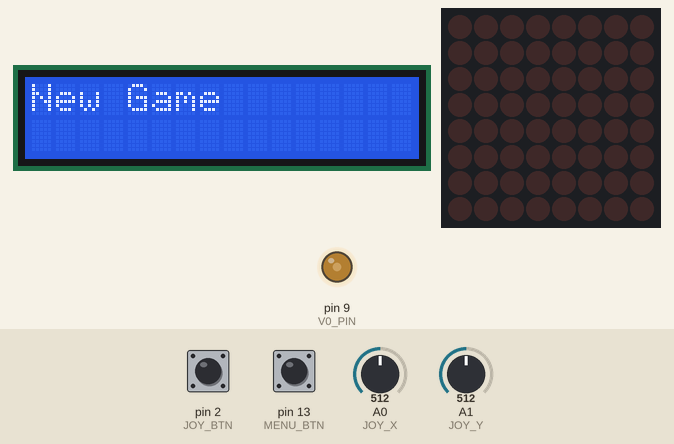
A sketch run on a simulated Arduino Uno, built with avr-gcc and run on an emulated ATmega328P. On the bench: 16×2 character LCD, 8×8 LED matrix, output pins drawn as LEDs (lit = HIGH). Inputs (shaded band) come from the test bench; at power-on: pin 2 (JOY_BTN) LOW, pin 13 (MENU_BTN) LOW, A1 (JOY_Y) = 512, A0 (JOY_X) = 512. Random numbers use the default seed unless the sketch sets one; what the sketch prints to the serial monitor is not drawn.

Above: at 1.1 s.
1.2 s: pin 2 (JOY_BTN) pulled HIGH for 0.15 s
At 1.7 s:
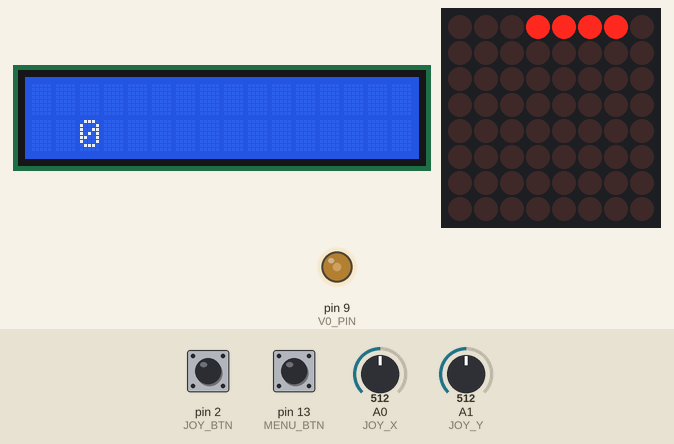
4.3 s: pin 13 (MENU_BTN) pulled HIGH for 0.15 s
At 5.3 s:
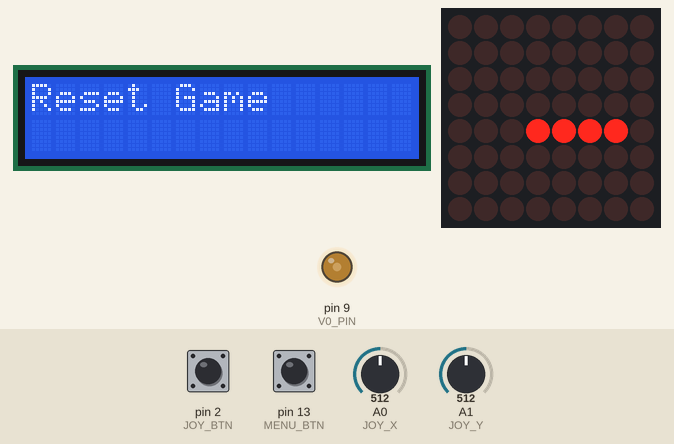
6.0 s: A1 (JOY_Y) set to 586
7.5 s: A1 (JOY_Y) set to 608
At 7.6 s:
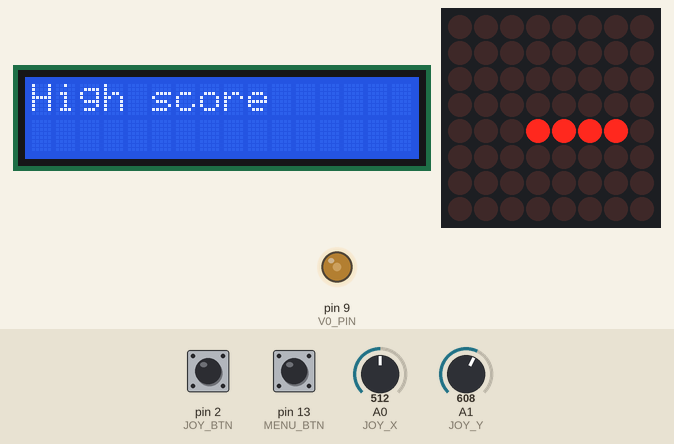
9.6 s: pin 2 (JOY_BTN) pulled HIGH for 1 s
At 10.2 s:
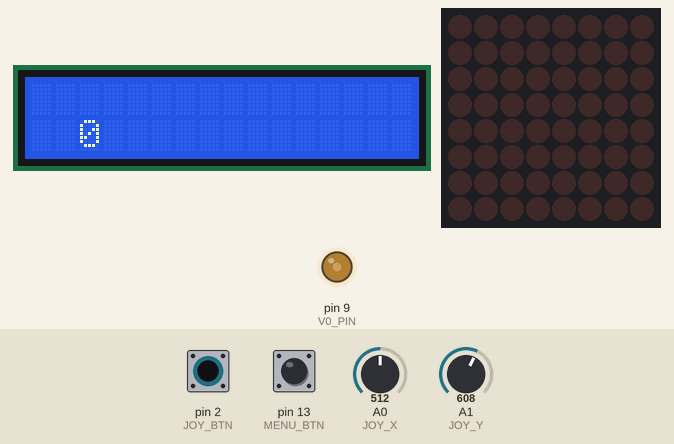
13.2 s: A0 (JOY_X) set to 593
16.2 s: A0 (JOY_X) set to 611
At 21.0 s:
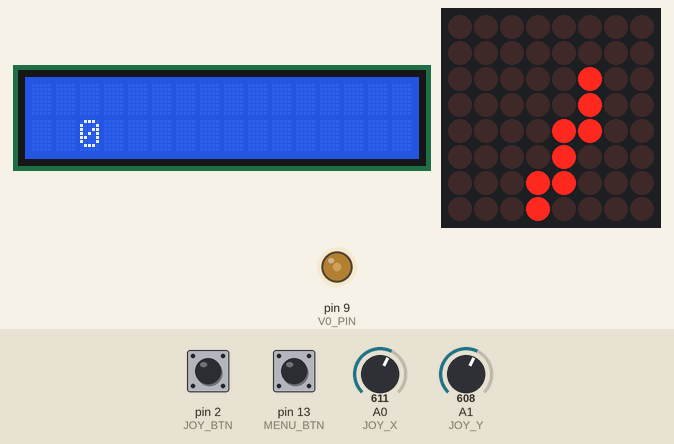
Timing chart, 0 to 22.5 s (numbered marks = the images above; inputs shaded):
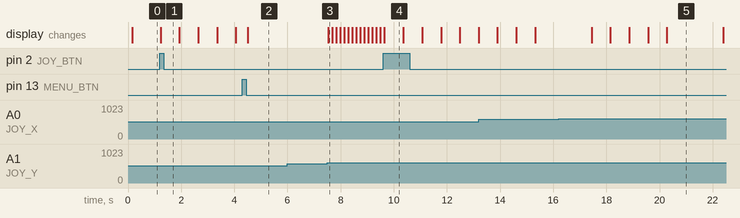

Measured:
- the behaviour switches between 600 and 601 on A1 (JOY_Y) (found by bisection; images 2 and 3)
- the behaviour switches between 600 and 601 on A0 (JOY_X) (found by bisection; images 4 and 5)
- after the input at 1.2 s, the display: changes at once (image 1)
- after the input at 6.0 s, every drawn part: stays the same
- after the input at 7.5 s, the display: changes at once (image 3)
- what the display in image 4 shows lasts 0.8 s, from 9.6 s to 10.4 s

The sketch:

ProiectMatrice.ino
```cpp
#include "LedControl.h"
#include <LiquidCrystal.h>
#include <EEPROM.h>

//defining the controls of the game

#define JOY_X A0
#define JOY_Y A1
#define JOY_BTN 2
#define MENU_BTN 13
#define V0_PIN 9

LiquidCrystal lcd(8, 3, 4, 5, 6, 7);


bool currentPiece[16][4];
int currentPieceY;
int currentPieceX;
int currentPieceRotation;
int oldPieceX = 0;
int oldWantToTurn = 0;
long lastMove = 0;
const long moveDelay = 100;
const long menuMoveDelay = 150;
long dropDelay = 700;
int oldButton = 0;
int prevX = 3, prevY = 3, posX = 3, posY = 3;
int buttonState = 0;
int valX, valY, line = 0;
bool movedX = false, movedY = false;
int rotation = 0;
long lastDrop;
int score = 0;
int menuItem = 0;
int address = 0;
LedControl lc = LedControl(12, 11, 10, 1); //DIN, CLK, LOAD, No. DRIVER


// pin 12 is connected to the MAX7219 pin 1
// pin 11 is connected to the CLK pin 13
// pin 10 is connected to LOAD pin 12
// 1 as we are only using 1 MAX7219
  bool matrix[8][8] = {
{0, 0, 0, 0, 0, 0, 0, 0},
{0, 0, 0, 0, 0, 0, 0, 0},
{0, 0, 0, 0, 0, 0, 0, 0},
{0, 0, 0, 0, 0, 0, 0, 0},
{0, 0, 0, 0, 0, 0, 0, 0},
{0, 0, 0, 0, 0, 0, 0, 0},
{0, 0, 0, 0, 0, 0, 0, 0},
{0, 0, 0, 0, 0, 0, 0, 0}
};

const bool pieceI[16][4] = {

  {0, 1, 0, 0},
  {0, 1, 0, 0},
  {0, 1, 0, 0},
  {0, 1, 0, 0},

  {0, 0, 0, 0},
  {0, 0, 0, 0},
  {0, 0, 0, 0},
  {1, 1, 1, 1},

  {0, 1, 0, 0},
  {0, 1, 0, 0},
  {0, 1, 0, 0},
  {0, 1, 0, 0},

  {0, 0, 0, 0},
  {0, 0, 0, 0},
  {0, 0, 0, 0},
  {1, 1, 1, 1}

};

const bool pieceT[16][4] = {

  {0, 1, 0, 0},
  {0, 1, 1, 0},
  {0, 1, 0, 0},
  {0, 0, 0, 0},

  {0, 0, 0, 0},
  {1, 1, 1, 0},
  {0, 1, 0, 0},
  {0, 0, 0, 0},

  {0, 1, 0, 0},
  {1, 1, 0, 0},
  {0, 1, 0, 0},
  {0, 0, 0, 0},

  {0, 1, 0, 0},
  {1, 1, 1, 0},
  {0, 0, 0, 0},
  {0, 0, 0, 0}

};

const bool pieceZ1[16][4] = {

  {1, 1, 0, 0},
  {0, 1, 1, 0},
  {0, 0, 0, 0},
  {0, 0, 0, 0},

  {0, 1, 0, 0},
  {1, 1, 0, 0},
  {1, 0, 0, 0},
  {0, 0, 0, 0},

  {1, 1, 0, 0},
  {0, 1, 1, 0},
  {0, 0, 0, 0},
  {0, 0, 0, 0},

  {0, 1, 0, 0},
  {1, 1, 0, 0},
  {1, 0, 0, 0},
  {0, 0, 0, 0}

};

const bool pieceZ2[16][4] = {

  {0, 1, 1, 0},
  {1, 1, 0, 0},
  {0, 0, 0, 0},
  {0, 0, 0, 0},

  {0, 1, 0, 0},
  {0, 1, 1, 0},
  {0, 0, 1, 0},
  {0, 0, 0, 0},

  {0, 1, 1, 0},
  {1, 1, 0, 0},
  {0, 0, 0, 0},
  {0, 0, 0, 0},

  {0, 1, 0, 0},
  {0, 1, 1, 0},
  {0, 0, 1, 0},
  {0, 0, 0, 0}

};

const bool pieceSquare[16][4] = {

  {1, 1, 0, 0},
  {1, 1, 0, 0},
  {0, 0, 0, 0},
  {0, 0, 0, 0},

  {1, 1, 0, 0},
  {1, 1, 0, 0},
  {0, 0, 0, 0},
  {0, 0, 0, 0},

  {1, 1, 0, 0},
  {1, 1, 0, 0},
  {0, 0, 0, 0},
  {0, 0, 0, 0},

  {1, 1, 0, 0},
  {1, 1, 0, 0},
  {0, 0, 0, 0},
  {0, 0, 0, 0}

};

const bool pieceL1[16][4] = {

  {0, 1, 0, 0},
  {0, 1, 0, 0},
  {0, 1, 1, 0},
  {0, 0, 0, 0},

  {0, 0, 0, 0},
  {1, 1, 1, 0},
  {1, 0, 0, 0},
  {0, 0, 0, 0},

  {1, 1, 0, 0},
  {0, 1, 0, 0},
  {0, 1, 0, 0},
  {0, 0, 0, 0},

  {0, 0, 1, 0},
  {1, 1, 1, 0},
  {0, 0, 0, 0},
  {0, 0, 0, 0}

};

const bool pieceL2[16][4] = {

  {0, 1, 0, 0},
  {0, 1, 0, 0},
  {1, 1, 0, 0},
  {0, 0, 0, 0},

  {1, 0, 0, 0},
  {1, 1, 1, 0},
  {0, 0, 0, 0},
  {0, 0, 0, 0},

  {0, 1, 1, 0},
  {0, 1, 0, 0},
  {0, 1, 0, 0},
  {0, 0, 0, 0},

  {0, 0, 0, 0},
  {1, 1, 1, 0},
  {0, 0, 1, 0},
  {0, 0, 0, 0}

};
void EEPROMWriteInt(int value) {
  byte two = (value & 0xFF);
  byte one = ((value >> 8) & 0xFF);

  EEPROM.update(address, two);
  EEPROM.update(address + 1, one);
}

int EEPROMReadInt() {
  long two = EEPROM.read(address);
  long one = EEPROM.read(address + 1);

  return ((two << 0) & 0xFFFFFF) + ((one << 8) & 0xFFFFFFFF);
}

void highScoreReplace() {
  int highScore = EEPROMReadInt();
  if (highScore < score)
    EEPROMWriteInt(score);
}

void resetGame() {
  for (int i = 0; i < 8; ++i)
    for (int j = 0; j < 8; ++j)
      matrix[i][j] = 0;
  score = 0;
  lcd.clear();
  lcd.setCursor(2,7);
  lcd.print(score);
  chooseNewPiece();
  return;
}

void menu() {
  int select = 0;
  long int lastMenuMove = lastMove;
  while (1) {

    if (millis() - lastMenuMove > menuMoveDelay) {
      lastMenuMove = millis();
      int valY = analogRead(JOY_Y);
      if (valY > 600)
        menuItem++;
      if (valY < 400)
        menuItem--;
      if (menuItem > 2)
        menuItem = 0;
      if (menuItem < 0)
        menuItem = 2;
      Serial.println(menuItem);
      switch (menuItem) {
      case 0:
        lcd.clear();
        lcd.print("Reset Game");
        select = digitalRead(JOY_BTN);
        if (select == 1) {
          resetGame();
          return;
        }
        break;
      case 1:
        lcd.clear();
        lcd.print("High score");
        select = digitalRead(JOY_BTN);
        if (select == 1) {
          lcd.clear();
          lcd.print(EEPROMReadInt());
        }
        break;
      case 2:
        lcd.clear();
        lcd.print("Return");
        select = digitalRead(JOY_BTN);
        if (select == 1)
          {
          lcd.clear();
          lcd.setCursor(2,7);
          lcd.print(score);
          return;
          }
        break;
      default:
        break;
      }
    }

  }

}

void startMenu() {
  int select = 0;
  long int lastMenuMove = lastMove;
  while (1) {

    if (millis() - lastMenuMove > menuMoveDelay) {
      lastMenuMove = millis();
      int valY = analogRead(JOY_Y);
      if (valY > 600)
        menuItem++;
      if (valY < 400)
        menuItem--;
      if (menuItem > 1)
        menuItem = 0;
      if (menuItem < 0)
        menuItem = 1;
      Serial.println(menuItem);
      switch (menuItem) {
      case 0:
        lcd.clear();
        lcd.print("New Game");
        select = digitalRead(JOY_BTN);
        if (select == 1) {
          resetGame();
          return;
        }
        break;
      case 1:
        lcd.clear();
        lcd.print("High score");
        select = digitalRead(JOY_BTN);
        if (select == 1) {
          lcd.clear();
          lcd.print(EEPROMReadInt());
        }
        break;
      default:
        break;
      }
    }

  }

}

//We choose a new piece by randomising a number from 0 to 6 to get the index of the next piece that we will get

void chooseNewPiece() {

  int i, j, k;
  j = random() % 7;
  switch (j) {
  case 0:
    for (i = 0; i < 16; i++)
      for (k = 0; k < 4; k++)
        currentPiece[i][k] = pieceI[i][k];
    break;
  case 1:
    for (i = 0; i < 16; i++)
      for (k = 0; k < 4; k++)
        currentPiece[i][k] = pieceT[i][k];
    break;
  case 2:
    for (i = 0; i < 16; i++)
      for (k = 0; k < 4; k++)
        currentPiece[i][k] = pieceZ1[i][k];
    break;
  case 3:
    for (i = 0; i < 16; i++)
      for (k = 0; k < 4; k++)
        currentPiece[i][k] = pieceZ2[i][k];
    break;
  case 4:
    for (i = 0; i < 16; i++)
      for (k = 0; k < 4; k++)
        currentPiece[i][k] = pieceSquare[i][k];
    break;
  case 5:
    for (i = 0; i < 16; i++)
      for (k = 0; k < 4; k++)
        currentPiece[i][k] = pieceL1[i][k];
    break;
  case 6:
    for (i = 0; i < 16; i++)
      for (k = 0; k < 4; k++)
        currentPiece[i][k] = pieceL2[i][k];
    break;
  }

  currentPieceX = 3;
  currentPieceY = -4;
  currentPieceRotation = 0;

}

/* We scan the matrix for rows that are full in the "removeRows" function then we call "deleteRows" sending
   it the row index then we copy the rows above one row down and we make the top row empty*/

void deleteRow(int y) {
  while (y > 0) {
    for (int x = 0; x < 8; ++x) {
      matrix[y][x] = matrix[y - 1][x];
    }
    --y;
  }
  for (int x = 0; x < 8; ++x) {
    matrix[0][x] = 0;
  }
  score += 50;
  if( score > 200) dropDelay = 650;
  if( score > 300) dropDelay = 600;
  if( score > 400) dropDelay = 550;
  if( score > 500) dropDelay = 500;
  lcd.clear();
  lcd.setCursor(2, 7);
  lcd.print(score);
}

void removeRows() {
  int counter;
  for (int y = 0; y < 8; ++y) {
    counter = 0;
    for (int x = 0; x < 8; ++x) {
      if (matrix[y][x] == true)
        counter++;
    }
    if (counter == 8)
      deleteRow(y);
  }
}

int pieceOffEdge(int pieceX, int pieceY, int pieceRotation) {
  int k = 0;
  bool newPiece[4][4];
  for (int i = pieceRotation * 4; i < pieceRotation * 4 + 4; ++i) {
    for (int j = 0; j < 4; ++j)
      newPiece[k][j] = currentPiece[i][j];
    k++;
  }
  for (int i = 0; i < 4; ++i) {
    for (int x = 0; x < 4; ++x) {
      int newY = pieceY + i;
      int newX = pieceX + x;
      if (newY < 0) continue;
      if (newPiece[i][x] > 0) {
        if (newX >= 8) return 1;
        if (newX < 0) return 1;
      }
    }
  }
  return 0;
}

int pieceHitsBottom(int pieceX, int pieceY, int pieceRotation) {
  int k = 0;
  bool newPiece[4][4];
  for (int i = pieceRotation * 4; i < pieceRotation * 4 + 4; ++i) {
    for (int j = 0; j < 4; ++j)
      newPiece[k][j] = currentPiece[i][j];
    k++;
  }
  for (int y = 0; y < 4; ++y) {
    int ny = pieceY + y;
    if (ny < 0) continue;
    for (int x = 0; x < 4; ++x) {
      int nx = pieceX + x;
      if (newPiece[y][x] > 0) {
        if (ny >= 8) return 1; // yes: goes off bottom of grid
        if (matrix[ny][nx] == 1) return 1; // yes: grid already full in this space
      }
    }
  }
  return 0; // doesn't hit
}

int pieceCanFit(int pieceX, int pieceY, int pieceRotation) {
  if (pieceOffEdge(pieceX, pieceY, pieceRotation))
    return 0;
  if (pieceHitsBottom(pieceX, pieceY, pieceRotation))
    return 0;
  return 1;
}

void erasePiece() {
  int i, j, k = 0;
  bool newPiece[4][4] = { 0 };
  for (i = currentPieceRotation * 4; i < currentPieceRotation * 4 + 4; ++i) {
    for (j = 0; j < 4; ++j)
      newPiece[k][j] = currentPiece[i][j];
    k++;
  }
  for (i = 0; i < 4; ++i)
    for (j = 0; j < 4; ++j) {
      int nx = currentPieceX + j;
      int ny = currentPieceY + i;
      if (ny < 0 || ny > 7) continue;
      if (nx < 0 || nx > 7) continue;
      if (newPiece[i][j] == true)
        matrix[ny][nx] = false;
    }
}

void placePiece() {

  int i, j, k = 0;
  bool newPiece[4][4] = {
    0
  };
  for (i = currentPieceRotation * 4; i < currentPieceRotation * 4 + 4; ++i) {
    for (j = 0; j < 4; ++j)
      newPiece[k][j] = currentPiece[i][j];
    k++;
  }
  for (i = 0; i < 4; ++i)
    for (j = 0; j < 4; ++j) {
      int nx = currentPieceX + j;
      int ny = currentPieceY + i;
      if (ny < 0 || ny > 7) continue;
      if (nx < 0 || nx > 7) continue;
      if (newPiece[i][j] == true)
        matrix[ny][nx] = true;
    }
}

void movePiece() {
  int valX = analogRead(JOY_X);

  int newPieceX = 0;

  if (valX < 400)
    newPieceX = -1;
  if (valX > 600)
    newPieceX = 1;

  if (newPieceX != oldPieceX && pieceCanFit(currentPieceX + newPieceX, currentPieceY, currentPieceRotation) == 1) {
    currentPieceX += newPieceX;
  }
  oldPieceX = newPieceX;
}

void rotatePiece() {
  int wantToTurn = 0;
  int newButton = digitalRead(JOY_BTN);

  if (newButton > 0 && oldButton != newButton) {
    wantToTurn = 1;
  }

  oldButton = newButton;

  if (wantToTurn == 1 && wantToTurn != oldWantToTurn) {
    int newPieceRotation = (currentPieceRotation + 1) % 4;
    if (pieceCanFit(currentPieceX, currentPieceY, newPieceRotation)) {
      currentPieceRotation = newPieceRotation;
    }
  }

  oldWantToTurn = wantToTurn;

}

void tryToDropPiece() {
  erasePiece();

  if (pieceCanFit(currentPieceX, currentPieceY + 1, currentPieceRotation)) {
    currentPieceY++;
    placePiece();
  } else {
    placePiece();
    removeRows();
    if (gameIsOver() == 1) {
      gameOver();
    }

    chooseNewPiece();
  }
}

int gameIsOver() {
  int x, y, k = 0;
  bool newPiece[4][4];
  for (int i = currentPieceRotation * 4; i < currentPieceRotation * 4 + 4; ++i) {
    for (int j = 0; j < 4; ++j)
      newPiece[k][j] = currentPiece[i][j];
    k++;
  }
  for (y = 0; y < 4; ++y) {
    for (x = 0; x < 4; ++x) {
      int newY = currentPieceY + y;
      int newX = currentPieceX + x;
      if (newPiece[y][x] > 0)
        if (newY < 0) return 1;
    }
  }
  return 0;
}

void reactToPlayer() {
  int callMenu = digitalRead(MENU_BTN);
  if (callMenu > 0)
    menu();
  erasePiece();
  movePiece();
  rotatePiece();
  placePiece();
}

void gameOver() {
  highScoreReplace();
  startMenu();
}

void drawMatrix() {
  for (int y = 0; y < 8; ++y)
    for (int x = 0; x < 8; ++x)
      lc.setLed(0, y, x, matrix[y][x]);
}

void setup() {
  Serial.begin(9600);
  // the zero refers to the MAX7219 number, it is zero for 1 chip
  lc.shutdown(0, false); // turn off power saving, enables display
  lc.setIntensity(0, 15); // sets brightness (0~15 possible values)
  lc.clearDisplay(0); // clear screen
  pinMode(JOY_BTN, INPUT);
  pinMode(A2, INPUT);;
  chooseNewPiece();
  randomSeed(0);
  lastMove = millis();
  lastDrop = lastMove;
  lcd.begin(16, 2);
  //lcd.clear();
  lcd.setCursor(2, 7);
  pinMode(V0_PIN, OUTPUT);
  analogWrite(V0_PIN, 90);

  startMenu();
}

void loop() {

  if (millis() - lastMove > moveDelay) {
    lastMove = millis();
    reactToPlayer();
  }

  if (millis() - lastDrop > dropDelay) {
    lastDrop = millis();
    tryToDropPiece();
  }

  drawMatrix();

}
```
